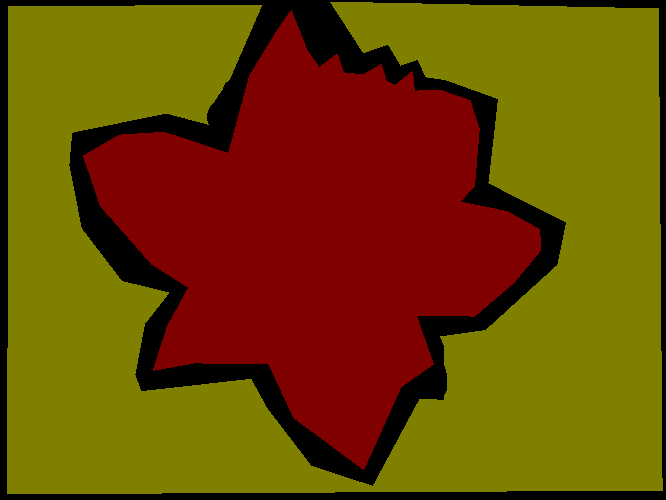
#> input picture dataset/ground_truths/easy/easy_1.png, 666 x 500 px
$ python test.py
#> lines starting #> are read from the running program, lines starting #| are printed output that depends on the picture; long printed decimals are rounded
import cv2
import numpy as np
from matplotlib import pyplot as plt

gEasyOne = cv2.imread("dataset/ground_truths/easy/easy_1.png")
#> gEasyOne is the input picture: shape (500, 666, 3); mean B, G, R 0, 69.8, 110.1
gEasyTwo = cv2.imread("dataset/ground_truths/easy/easy_2.png")
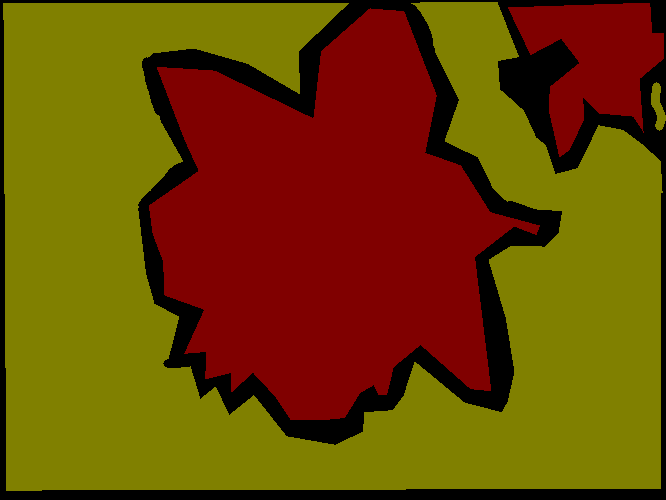
#> input picture dataset/ground_truths/easy/easy_2.png, 666 x 500 px
#> gEasyTwo is the input picture: shape (500, 666, 3); mean B, G, R 0, 67.8, 109.3
gEasyThree = cv2.imread("dataset/ground_truths/easy/easy_3.png")
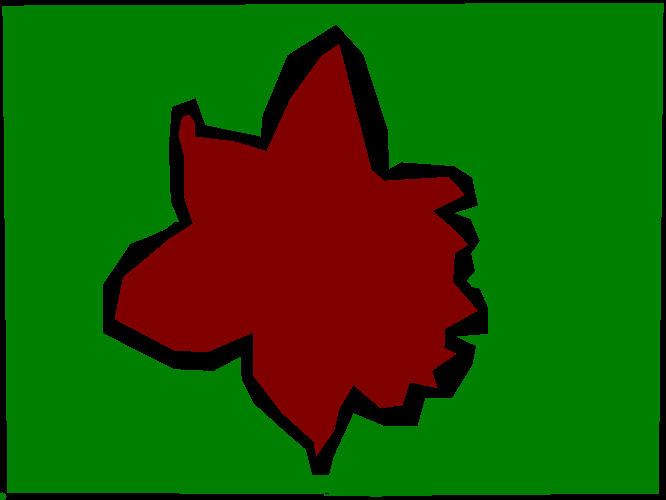
#> input picture dataset/ground_truths/easy/easy_3.png, 666 x 500 px
#> gEasyThree is the input picture: shape (500, 666, 3); mean B, G, R 0, 85.8, 28.8

gMediumOne = cv2.imread("dataset/ground_truths/medium/medium_1.png")
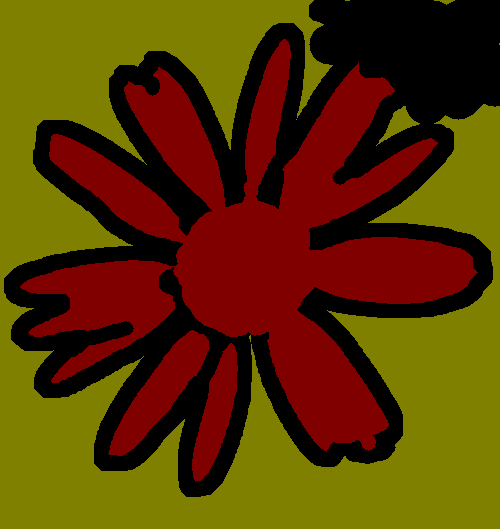
#> input picture dataset/ground_truths/medium/medium_1.png, 500 x 529 px
#> gMediumOne is the input picture: shape (529, 500, 3); mean B, G, R 0, 53.7, 90.7
gMediumTwo = cv2.imread("dataset/ground_truths/medium/medium_2.png")
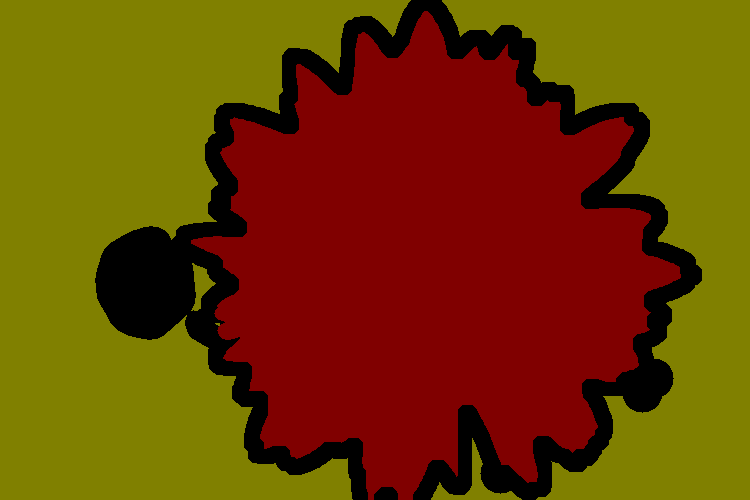
#> input picture dataset/ground_truths/medium/medium_2.png, 750 x 500 px
#> gMediumTwo is the input picture: shape (500, 750, 3); mean B, G, R 0, 62, 111.3
gMediumThree = cv2.imread("dataset/ground_truths/medium/medium_3.png")
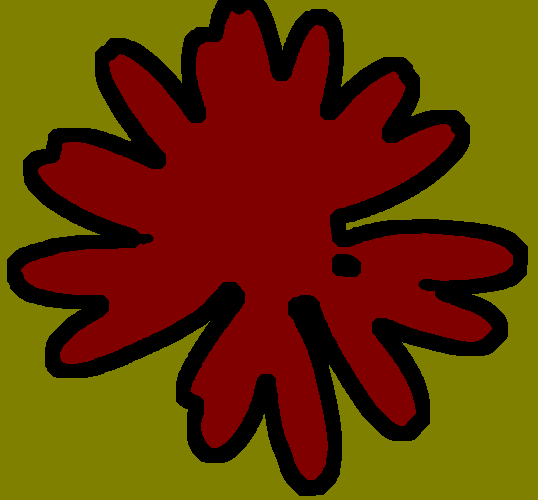
#> input picture dataset/ground_truths/medium/medium_3.png, 538 x 500 px
#> gMediumThree is the input picture: shape (500, 538, 3); mean B, G, R 0, 54.8, 102.5

gHardOne = cv2.imread("dataset/ground_truths/hard/hard_1.png")
gHardTwo = cv2.imread("dataset/ground_truths/hard/hard_2.png")
gHardThree = cv2.imread("dataset/ground_truths/hard/hard_3.png")

easyOne = cv2.imread("dataset/output/easy/easy_1.jpg", cv2.IMREAD_GRAYSCALE)
#> easyOne: shape (500, 666); min 0, max 113, mean 73.6
easyTwo = cv2.imread("dataset/output/easy/easy_2.jpg", cv2.IMREAD_GRAYSCALE)
#> easyTwo: shape (500, 666); min 0, max 113, mean 72.1
easyThree = cv2.imread("dataset/output/easy/easy_3.jpg", cv2.IMREAD_GRAYSCALE)
#> easyThree: shape (500, 666); min 0, max 75, mean 58.8

mediumOne = cv2.imread("dataset/output/medium/medium_1.jpg", cv2.IMREAD_GRAYSCALE)
#> mediumOne: shape (529, 500); min 0, max 113, mean 58.4
mediumTwo = cv2.imread("dataset/output/medium/medium_2.jpg", cv2.IMREAD_GRAYSCALE)
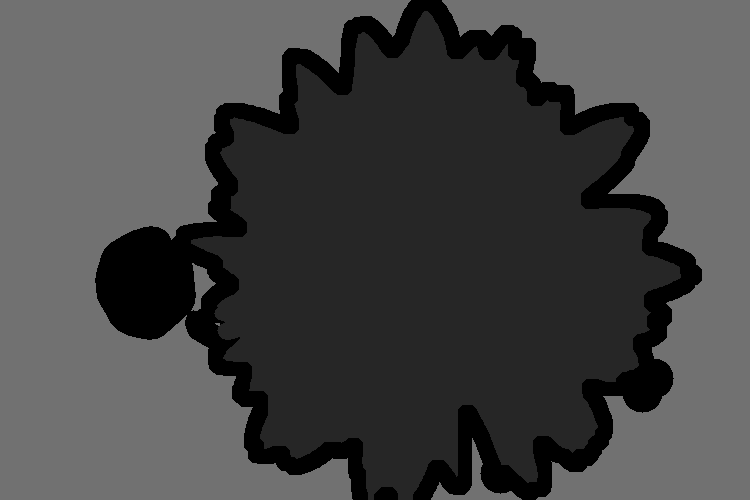
#> mediumTwo: shape (500, 750); min 0, max 113, mean 69.4
mediumThree = cv2.imread("dataset/output/medium/medium_3.jpg", cv2.IMREAD_GRAYSCALE)
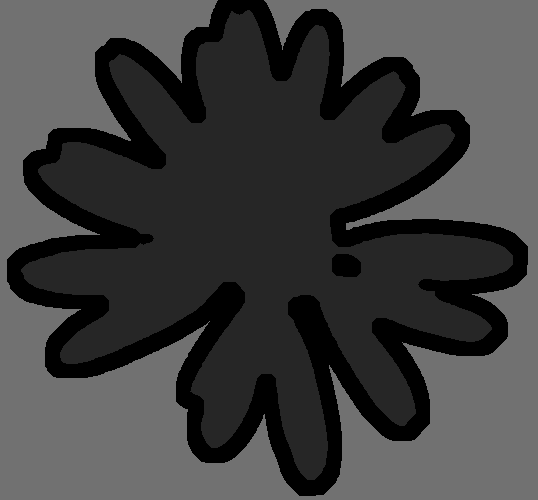
#> mediumThree: shape (500, 538); min 0, max 113, mean 62.5

hardOne = cv2.imread("dataset/output/hard/hard_1.jpg", cv2.IMREAD_GRAYSCALE)
hardTwo = cv2.imread("dataset/output/hard/hard_2.jpg", cv2.IMREAD_GRAYSCALE)
hardThree = cv2.imread("dataset/output/hard/hard_3.jpg", cv2.IMREAD_GRAYSCALE)


def tester(truth, image):
    outArray = []

    # truth should be BGR
    truthflatten = truth.reshape(-1, truth.shape[-1]);  # truthflatten should have shape (x, [])

    # image should be black and white, foreground value should be 255
    flatten = image.flatten();  # flatten should have the shape (x)

    truepos = 0;
    falsepos = 0;
    trueneg = 0;
    falseneg = 0;

    i = 0;
    while i < image.size:
        truthpixel = truthflatten[i];
        if flatten[i] == 255:  # Positive
            if np.array_equal(truthpixel, [0, 0, 128]) or np.array_equal(truthpixel, [0, 0, 0]):
                truepos += 1;
            else:
                falsepos += 1;
        else:  # Negative
            if np.array_equal(truthpixel, [0, 128, 128]) or np.array_equal(truthpixel, [0, 128, 0]) or np.array_equal(
                    truthpixel, [0, 0, 0]):
                trueneg += 1;
            else:
                falseneg += 1;
        i += 1;
#> after the loop, falseneg = 104815; falsepos = 0; i = 333000; trueneg = 228185; truepos = 0

    print(truepos)
#| 0
    print(falsepos)
#| 0
    print(trueneg)
#| 228185
    print(falseneg)
#| 104815

    accuracy = (truepos + trueneg) / (truepos + falsepos + trueneg + falseneg);
#> accuracy = 0.685
    print(accuracy)
#| 0.6852
    outArray.append(accuracy)
#> (the run stopped early here; a loop or call above may not have finished)
